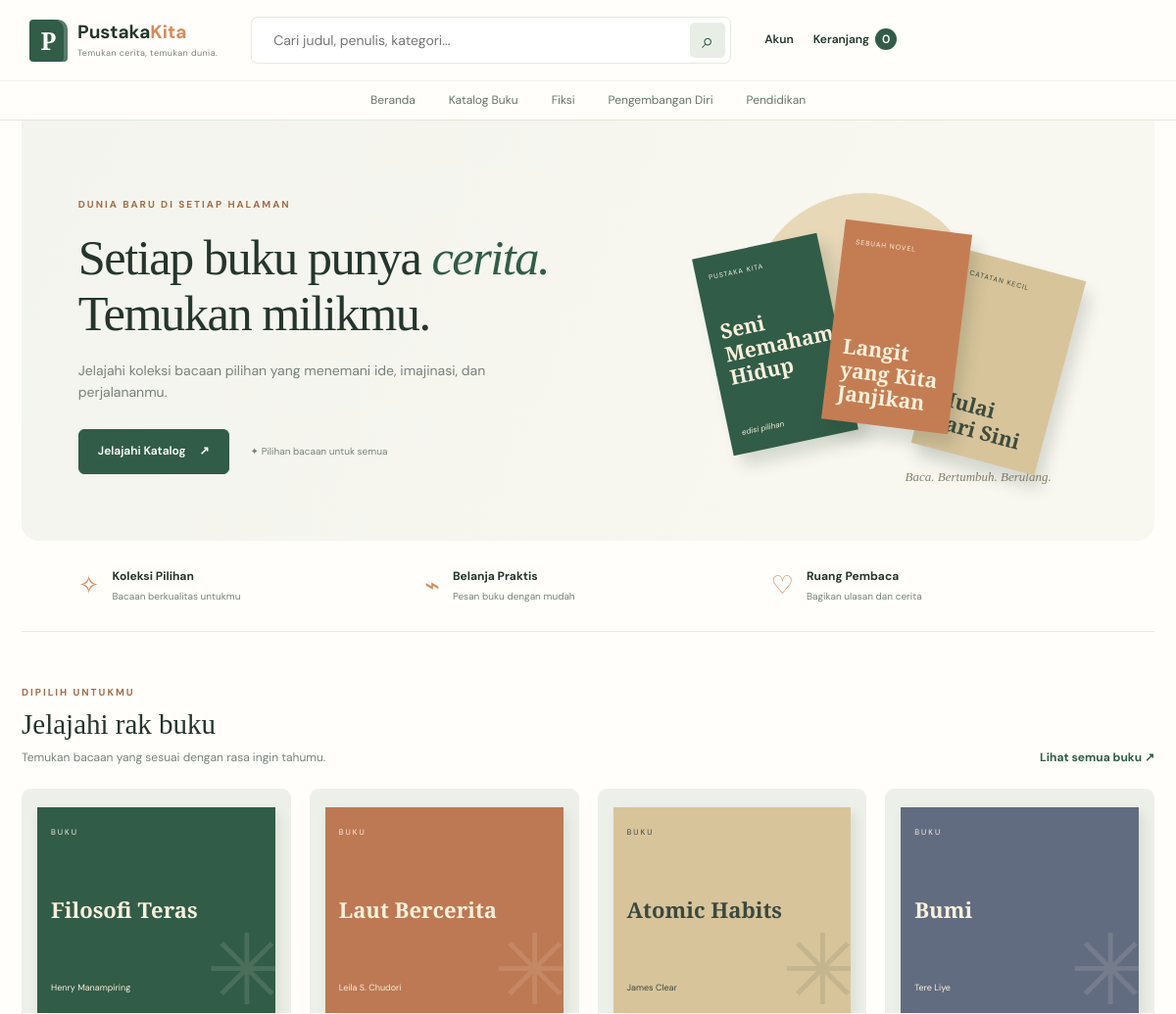
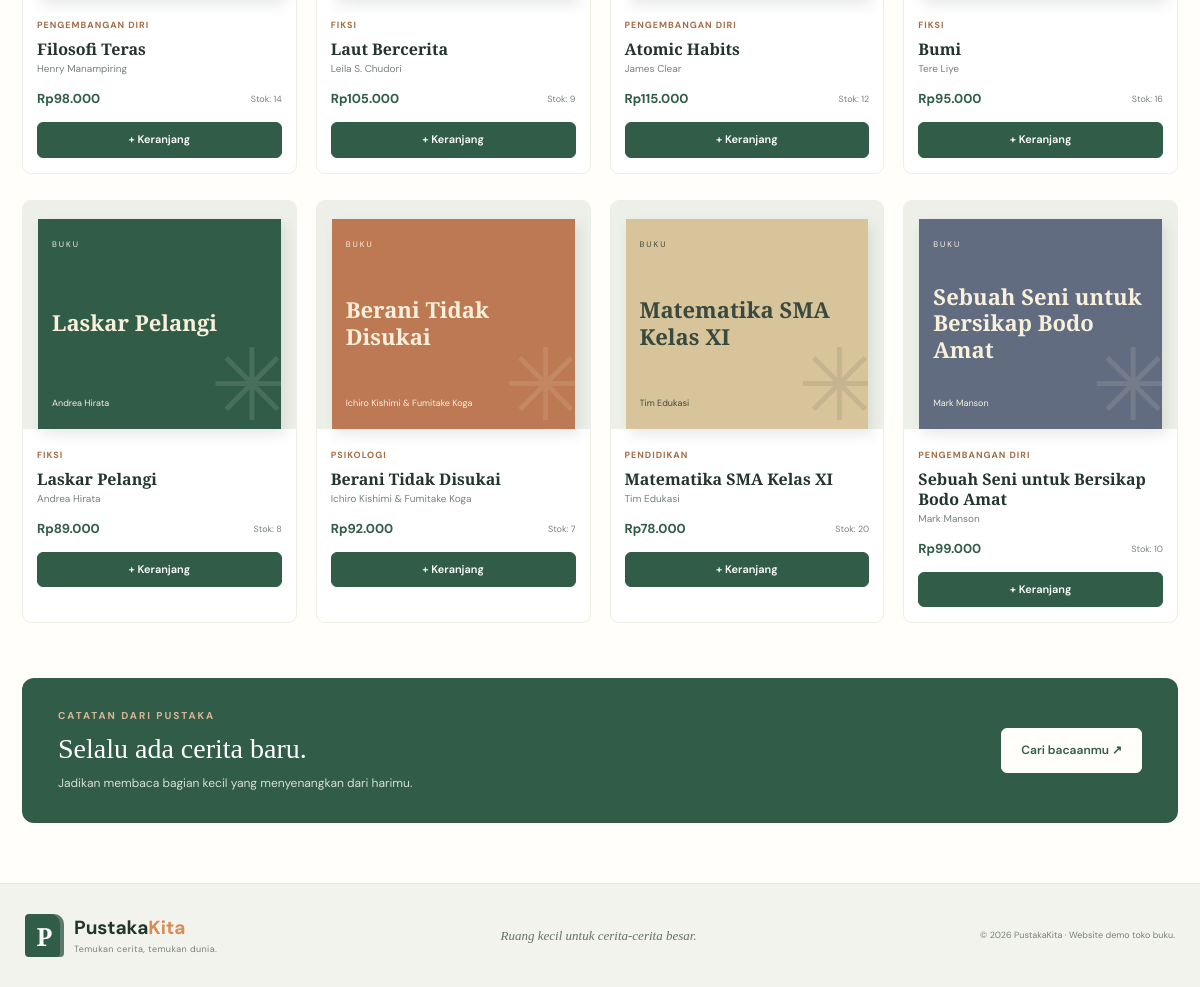
The page / on the database its author committed (2 pictures, top to bottom).
### tables this page shows
CREATE TABLE IF NOT EXISTS books (
  id INT UNSIGNED AUTO_INCREMENT PRIMARY KEY,
  title VARCHAR(200) NOT NULL,
  author VARCHAR(150) NOT NULL,
  category VARCHAR(100) NOT NULL,
  isbn VARCHAR(20) DEFAULT NULL,
  description TEXT,
  price INT UNSIGNED NOT NULL DEFAULT 0,
  stock INT UNSIGNED NOT NULL DEFAULT 0,
  cover VARCHAR(500) DEFAULT NULL,
  is_active TINYINT(1) NOT NULL DEFAULT 1,
  created_at TIMESTAMP DEFAULT CURRENT_TIMESTAMP,
  INDEX idx_books_title (title),
  INDEX idx_books_category (category),
  UNIQUE KEY uq_books_isbn (isbn)
);

### config.php (called while the page is built, shortened)
<?php
function e(?string $value): string {
    return htmlspecialchars($value ?? '', ENT_QUOTES, 'UTF-8');
}
function rupiah(int|float $number): string {
    return 'Rp' . number_format((float)$number, 0, ',', '.');
}

### index.php (the view, shortened to what this page needs)
<?php
require __DIR__ . '/config.php';
$page = $_GET['page'] ?? 'home';
function book_card(array $book): void { ?>
    <article class="book-card">
        <a class="cover-link" href="index.php?page=detail&id=<?= (int)$book['id'] ?>">
            <?php if (!empty($book['cover'])): ?><img class="book-cover" src="<?= e($book['cover']) ?>" alt="Sampul <?= e($book['title']) ?>" loading="lazy">
            <?php else: ?><div class="book-cover placeholder-cover"><span>BUKU</span><strong><?= e($book['title']) ?></strong><small><?= e($book['author']) ?></small></div><?php endif; ?>
        </a>
        <div class="book-info">
            <span class="category"><?= e($book['category']) ?></span>
            <h3><a href="index.php?page=detail&id=<?= (int)$book['id'] ?>"><?= e($book['title']) ?></a></h3>
            <p class="muted"><?= e($book['author']) ?></p>
            <div class="book-bottom"><strong class="price"><?= rupiah($book['price']) ?></strong><span class="stock"><?= (int)$book['stock'] > 0 ? 'Stok: '.(int)$book['stock'] : 'Habis' ?></span></div>
            <form method="post" class="add-form"><button class="btn btn-small" <?= (int)$book['stock'] < 1 ? 'disabled' : '' ?>>+ Keranjang</button></form>
        </div>
    </article>
<?php }
$cartCount = array_sum($_SESSION['cart'] ?? []);
?>
<!doctype html>
<html lang="id">
<head>
    <link rel="stylesheet" href="assets/style.css">
</head>
<body>
<header class="site-header">
    <div class="topbar"><a class="brand" href="index.php"><span class="brand-mark">P</span><span>Pustaka<span class="brand-accent">Kita</span><small>Temukan cerita, temukan dunia.</small></span></a>
    <form class="search-form" action="index.php" method="get"><input type="hidden" name="page" value="catalog"><input name="q" value="<?= e($_GET['q'] ?? '') ?>" placeholder="Cari judul, penulis, kategori..." aria-label="Cari buku"><button aria-label="Cari">⌕</button></form>
    <nav class="header-actions"><a href="index.php?page=account">Akun</a><a class="cart-link" href="index.php?page=cart">Keranjang <span><?= (int)$cartCount ?></span></a><button class="menu-toggle" aria-label="Buka menu">☰</button></nav></div>
    <nav class="main-nav"><a href="index.php">Beranda</a><a href="index.php?page=catalog">Katalog Buku</a><a href="index.php?page=catalog&category=Fiksi">Fiksi</a><a href="index.php?page=catalog&category=Pengembangan Diri">Pengembangan Diri</a><a href="index.php?page=catalog&category=Pendidikan">Pendidikan</a><?php if (is_admin()): ?><a href="index.php?page=admin">Dashboard Admin</a><?php endif; ?></nav>
</header>
<main class="container">
<?php if ($page === 'home'):
    $featured = $pdo->query('SELECT * FROM books WHERE is_active=1 ORDER BY created_at DESC LIMIT 8')->fetchAll();
?>
<section class="hero">
    <div class="hero-copy"><span class="eyebrow">DUNIA BARU DI SETIAP HALAMAN</span><h1>Setiap buku punya <em>cerita.</em><br>Temukan milikmu.</h1><p>Jelajahi koleksi bacaan pilihan yang menemani ide, imajinasi, dan perjalananmu.</p><div class="hero-actions"><a class="btn" href="index.php?page=catalog">Jelajahi Katalog <span>↗</span></a><span class="hero-note">✦ Pilihan bacaan untuk semua</span></div></div>
    <div class="hero-art"><div class="sun"></div><div class="hero-book book-one"><small>PUSTAKA KITA</small><b>Seni<br>Memahami<br>Hidup</b><i>edisi pilihan</i></div><div class="hero-book book-two"><small>SEBUAH NOVEL</small><b>Langit<br>yang Kita<br>Janjikan</b></div><div class="hero-book book-three"><small>CATATAN KECIL</small><b>Mulai<br>Dari Sini</b></div><div class="art-caption">Baca. Bertumbuh. Berulang.</div></div>
</section>
<section class="benefits"><div><span>✧</span><p><strong>Koleksi Pilihan</strong><small>Bacaan berkualitas untukmu</small></p></div><div><span>⌁</span><p><strong>Belanja Praktis</strong><small>Pesan buku dengan mudah</small></p></div><div><span>♡</span><p><strong>Ruang Pembaca</strong><small>Bagikan ulasan dan cerita</small></p></div></section>
<section class="section-head"><div><span class="eyebrow">DIPILIH UNTUKMU</span><h2>Jelajahi rak buku</h2><p>Temukan bacaan yang sesuai dengan rasa ingin tahumu.</p></div><a class="text-link" href="index.php?page=catalog">Lihat semua buku ↗</a></section>
<div class="book-grid"><?php foreach ($featured as $book) book_card($book); ?></div>
<section class="newsletter"><div><span class="eyebrow">CATATAN DARI PUSTAKA</span><h2>Selalu ada cerita baru.</h2><p>Jadikan membaca bagian kecil yang menyenangkan dari harimu.</p></div><a class="btn btn-light" href="index.php?page=catalog">Cari bacaanmu ↗</a></section>
<?php endif; ?>
</main>
<footer class="site-footer"><div class="footer-inner"><a class="brand" href="index.php"><span class="brand-mark">P</span><span>Pustaka<span class="brand-accent">Kita</span><small>Temukan cerita, temukan dunia.</small></span></a><p>Ruang kecil untuk cerita-cerita besar.</p><small>© <?= date('Y') ?> PustakaKita · Website demo toko buku.</small></div></footer>
</body></html>

### rows shown on the page
books: title "Filosofi Teras", author "Henry Manampiring", category "PENGEMBANGAN DIRI", price "Rp98.000", stock "14"
books: title "Laut Bercerita", author "Leila S. Chudori", category "FIKSI", price "Rp105.000", stock "9"
books: title "Atomic Habits", author "James Clear", category "PENGEMBANGAN DIRI", price "Rp115.000", stock "12"
books: title "Bumi", author "Tere Liye", category "FIKSI", price "Rp95.000", stock "16"
books: title "Laskar Pelangi", author "Andrea Hirata", category "FIKSI", price "Rp89.000", stock "8"
books: title "Berani Tidak Disukai", author "Ichiro Kishimi & Fumitake Koga", category "PSIKOLOGI", price "Rp92.000", stock "7"
books: title "Matematika SMA Kelas XI", author "Tim Edukasi", category "PENDIDIKAN", price "Rp78.000", stock "20"
books: title "Sebuah Seni untuk Bersikap Bodo Amat", author "Mark Manson", category "PENGEMBANGAN DIRI", price "Rp99.000", stock "10"

### other values the page prints
$cartCount "0"
